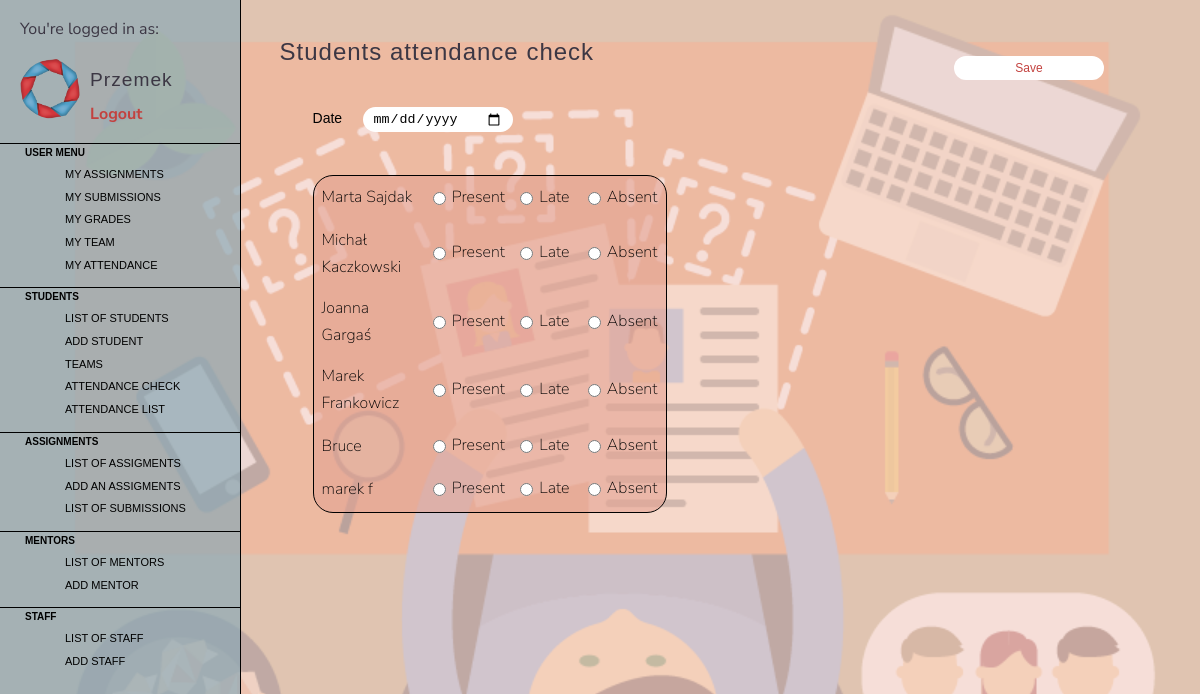
/attendances/check/, run on the app's committed database.
### tables this page shows
CREATE TABLE "users" (
	`user_id`	INTEGER PRIMARY KEY AUTOINCREMENT,
	`name`	TEXT NOT NULL,
	`mail`	TEXT,
	`password`	CHAR(20) NOT NULL,
	`role`	TEXT NOT NULL
);

### controllers/attendances_ctrl.py (the view, shortened to what this page needs)
@attendances_ctrl.route("/attendances/check/", methods=['GET', 'POST'])
def check_attendance():
    students_list = User.get_user_list_by_role('student')
    chosen_date = request.args.get('date', None)
    by_date_list = Attendance.get_attendance_list_by_date(chosen_date)
    student_status_dict = {}
    for attendance in by_date_list:
        student_status_dict[attendance.get_student().get_id()] = attendance.get_status()
    if request.method == 'GET':
        if chosen_date is None or len(by_date_list) == 0:
            return render_template('attendance_check.html', students_list=students_list,
                                   chosen_date=chosen_date, student_status_dict={})
        else:
            return render_template('attendance_check.html', students_list=students_list,
                                   chosen_date=chosen_date, student_status_dict=student_status_dict)

### db_controller.py (called while the page is built)
    @classmethod
    def connect(cls):
        return sqlite3.connect('data/ccms.db')

    @classmethod
    def read_user_record_list_by_role(cls, role):
        conn = cls.connect()
        cursor = conn.cursor()
        query = "SELECT * FROM `users` WHERE `role` = ?;"
        cursor.execute(query, (role,))
        user_list = cursor.fetchall()
        conn.close()
        return user_list

    @classmethod
    def read_attendance_record_list_by_date(cls, date):
        conn = cls.connect()
        cursor = conn.cursor()
        query = "SELECT * FROM `attendances` WHERE `date` = ?;"
        cursor.execute(query, (date,))
        attendance = cursor.fetchall()
        conn.close()
        return attendance

### main.py (called while the page is built)
@app.teardown_appcontext
def close_connection(exception):
    db = getattr(g, '_database', None)
    if db is not None:
        db.close()

### models/attendances.py (called while the page is built)
    @classmethod
    def get_attendance_list_by_date(cls, date):
        return cls.create_attendance_list_by_date(date)

    @classmethod
    def create_attendance_list_by_date(cls, date):
        attendance_data = DB.read_attendance_record_list_by_date(date)
        return [Attendance(*attendance) for attendance in attendance_data]

### models/users.py (called while the page is built)
    @classmethod
    def get_user_list_by_role(cls, role):
        return cls.create_user_list_by_role(role)

    @classmethod
    def create_user_list_by_role(cls, role):
        user_list = []
        users_data = DB.read_user_record_list_by_role(role)
        pairs = {"student": Student, "mentor": Mentor, "staff": Staff, "boss": Boss}
        for user in users_data:
            user_list.append(pairs[user[-1]](*user[:-1]))
        return user_list

    def get_name(self):
        return self.name

    def get_id(self):
        return self.id

### templates/attendance_check.html (shortened to what this page needs)
{% extends "layout.html" %}
{% block page_name_h1 %}Students attendance check{% endblock %}
{% block content %}
    <div class="content">
    <form action method="GET">
    <div id="label-input">
        <label>Date </label><input type="date" name="date" placeholder="Date"
                                   onchange="this.form.submit()"
           {{ "value={}".format(chosen_date) if chosen_date }} >
      </div>
    </form>
    <form action method="POST">
      <table id="attendance_table">
          {% for student in students_list %}
          <tr>
              <td> {{ student.get_name() }}</td>
              <td><input type="radio" name="{{ student.get_id() }}" value=1
                      {{ "checked=checked" if student_status_dict[student.get_id()] == 1}}/>Present</td>
              <td><input type="radio" name="{{ student.get_id() }}" value=0.8
                      {{ "checked=checked" if student_status_dict[student.get_id()] == 0.8}}/>Late</td>
              <td><input type="radio" name="{{ student.get_id() }}" value=0
                      {{ "checked=checked" if student_status_dict[student.get_id()] == 0}}/>Absent</td>
          </tr>
          {% endfor %}
      <button class="submit_button" type="submit" name="button">Save</button>
      </table>
    </form>
    </div>
  </div>
{% endblock %}

### static/css/style.css (style rules this page uses)
html, body { height: 100%; }
body { font: 100% "Nunito Sans", sans-serif; line-height: 1.7; margin: 0; padding: 0; min-width: 470px; width: 100%; }
body::after { content: ""; background-image: url("images/background.png"); background-size: 100%; position: fixed; z-index: -1; opacity: 0.3; top: 0; left: 0; bottom: 0; right: 0; height: 100%; }
button, .button { background-color: white; color: #C3423F; font-size: 12px; text-align: center; margin: 0 0 0 10px; padding: 3px 0; text-decoration: none; border-radius: 20px; border:none; display: inline-block; width: 125px; }
.submit_button { position: absolute; width: 150px; padding: 5px 10px; top: 7%; right: 8%; }
.content { padding: 0 10% 0 4%; margin-bottom: 10%; }
#attendance_table { width: 50%; background-color: rgba(228, 163, 148, 0.62); border-radius: 20px; }
#attendance_table input { margin-left: 0; margin-right: 5px; width: 15px; }
#attendance_table td { padding: 6px; width: 200px; font-weight: 200; }
#label-input { padding: 0; display: inline-flex; margin-bottom: 3%; }
#label-input label { width: 50px; padding: 0; font-family: Helvetica, serif; font-size: 14px; font-weight: 100; }
#label-input input { width: 150px; margin: 0; border-radius: 25px; border-width: 0; }
label, input, textarea { float: left; clear: left; width: 15em; padding-left: 100px; }
input, textarea { width: 50%; padding: 4px 10px; margin: 8px 80px; box-sizing: border-box; }
table { background-color: rgba(228, 163, 148, 0.62); width: 100%; border: 1px solid black; border-radius: 20px; margin: 3% 0 10% 0; }
table td, table th { padding: 7px; }
table td { border-width: 1px; }
table tbody td:first-child, table thead th:first-child { border-right-width: 2px; }

### data on the page
users: get_name "Marta Sajdak"
users: get_name "Michał Kaczkowski"
users: get_name "Joanna Gargaś"
users: get_name "Marek Frankowicz"
users: get_name "Bruce"
users: get_name "marek f"
